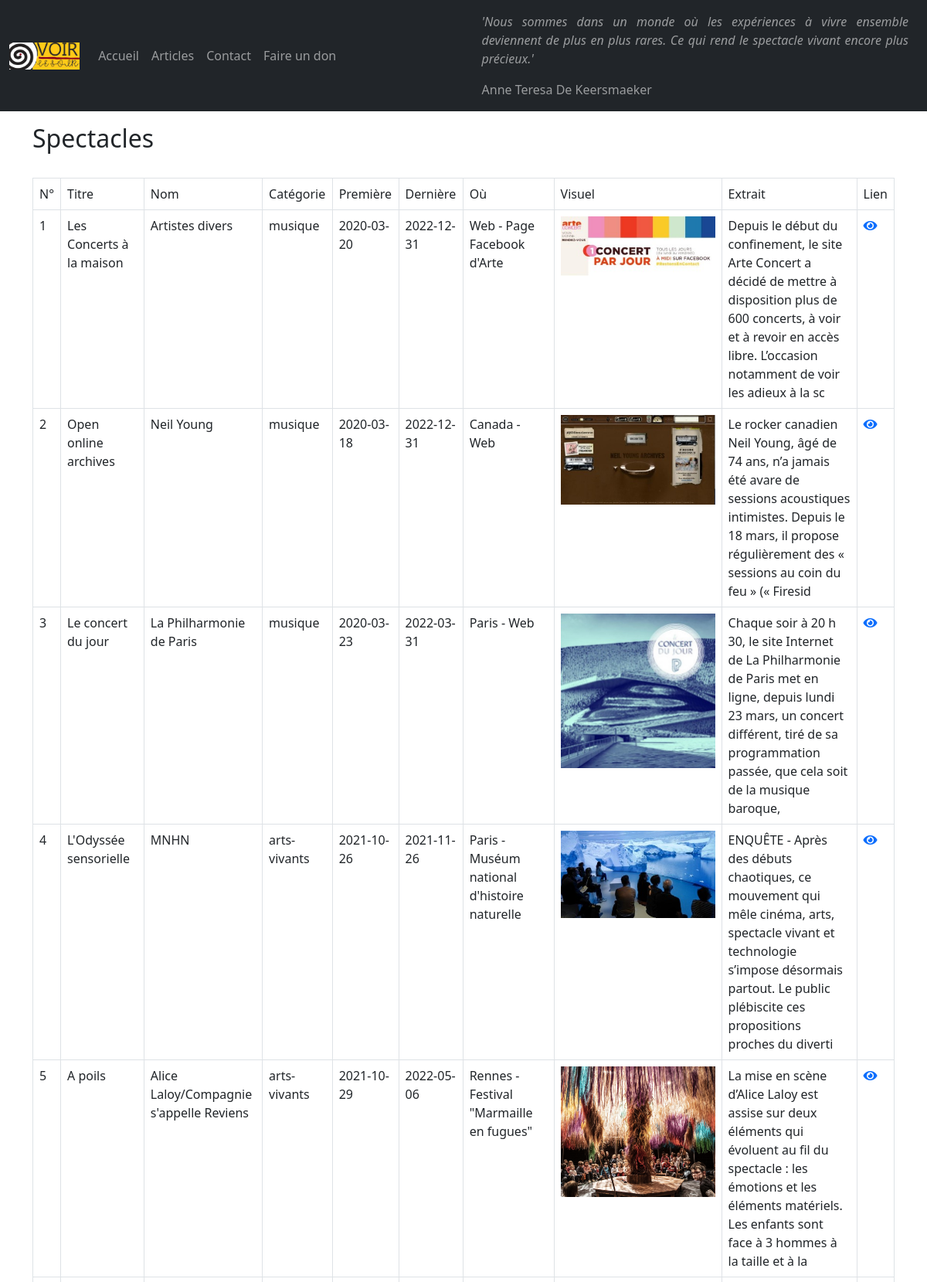
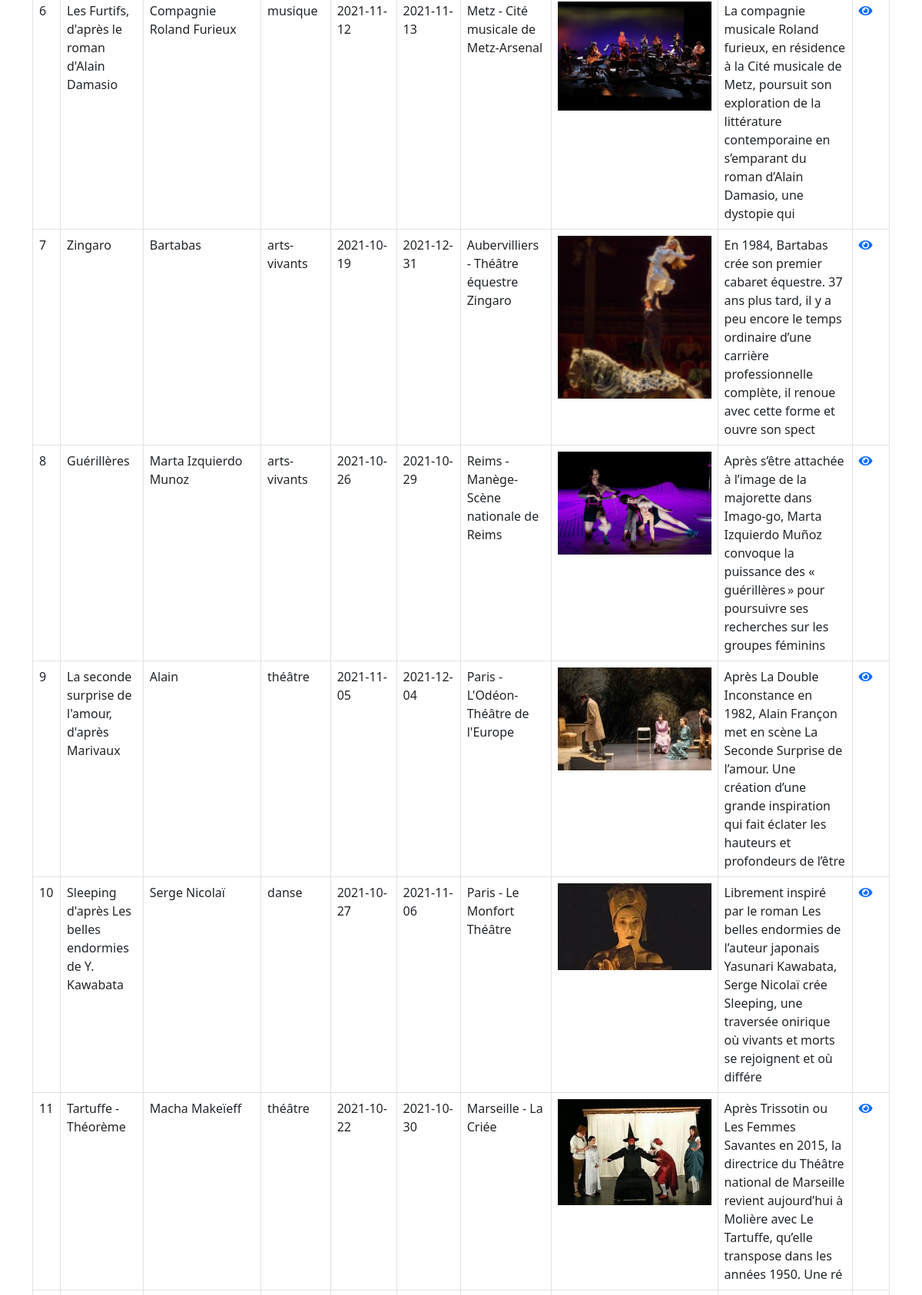
Page /index.php?page=spectacles (upper part) on the committed database (2 pictures, top to bottom).
### tables this page shows
CREATE TABLE IF NOT EXISTS `spectacles` (
  `id` int(11) NOT NULL AUTO_INCREMENT,
  `titre` varchar(200) NOT NULL,
  `nom` varchar(150) NOT NULL,
  `categorie` varchar(30) NOT NULL,
  `premiere` datetime NOT NULL,
  `derniere` datetime DEFAULT NULL,
  `ville` varchar(100) NOT NULL,
  `salle` varchar(100) NOT NULL,
  `visuel` varchar(150) NOT NULL,
  `alt` varchar(100) NOT NULL,
  `presentation` text NOT NULL,
  PRIMARY KEY (`id`)
);

### views/spectacles.php (the view)
<div class="container my-3">
    <h1>Spectacles</h1>
    <div class="row">
        <div class="col-12">
            <?php
                $req = $db->query('SELECT * FROM spectacles ORDER BY id DESC');
                $posts = $req->fetchAll();
            ?>
            <table class="table table-bordered">
                <thead>
                    <tr>
                        <th>N°</th>
                        <th>Titre</th>
                        <th>Nom</th>
                        <th>Catégorie</th>
                        <th>Première</th>
                        <th>Dernière</th>
                        <th>Où</th>
                        <th>Visuel</th>
                        <th>Extrait</th>
                        <th>Lien</th>
                    </tr>
                </thead>
                <tbody>
                    <?php
                        $i = 1;
                        foreach ($posts as $post) { ?>
                            <tr>
                                <td><?= $i ?></td>
                                <td><?= $post['titre'] ?></td>
                                <td><?= $post['nom'] ?></td>
                                <td><?= $post['categorie'] ?></td>
                                <td><?= date('Y-m-d', strtotime($post['premiere'])) ?></td>
                                <td><?= date('Y-m-d', strtotime($post['derniere'])) ?></td>
                                <td><?= $post['ville'] . ' - ' . $post['salle'] ?></td>
                                <td><img src="assets/img_spectacle/<?= $post['visuel'] ?>" alt="<?= $post['alt'] ?>"></td>
                                <td><?= substr($post['presentation'], 0, 200) ?></td>
                                <td><a href="index.php?page=spectacles&spectacle=<?= $post['id'] ?>"><i class="fas fa-eye"></i></a></td>
                            </tr>
                        <?php
                            $i++;
                        }
                    ?>
                </tbody>
            </table>
        </div>
    </div>
</div>

### assets/css/style.css (style rules this page uses)
* { margin: 0; padding: 0; list-style-type: none; text-decoration: none; }
* { font-weight: lighter; }
a { text-decoration: none; }
h1 { font-size: 2em; font-weight: 300; margin-bottom: 1em; }
table img { max-width: 200px; }

### rows in the picture
spectacles: titre "Les Concerts à la maison", nom "Artistes divers", categorie "musique", premiere "2020-03-20", derniere "2022-12-31", ville "Web", salle "Page Facebook d'Arte", visuel (picture), presentation "Depuis le début du confinement, le site Arte Concert a décidé de mettre à disposition plus de 600 concerts, à voir et à revoir en accès libre. L’occasion notamment de voir les adieux à la sc"
spectacles: titre "Open online archives", nom "Neil Young", categorie "musique", premiere "2020-03-18", derniere "2022-12-31", ville "Canada", salle "Web", visuel (picture), presentation "Le rocker canadien Neil Young, âgé de 74 ans, n’a jamais été avare de sessions acoustiques intimistes. Depuis le 18 mars, il propose régulièrement des « sessions au coin du feu » (« Firesid"
spectacles: titre "Le concert du jour", nom "La Philharmonie de Paris", categorie "musique", premiere "2020-03-23", derniere "2022-03-31", ville "Paris", salle "Web", visuel (picture), presentation "Chaque soir à 20 h 30, le site Internet de La Philharmonie de Paris met en ligne, depuis lundi 23 mars, un concert différent, tiré de sa programmation passée, que cela soit de la musique baroque,"
spectacles: titre "L'Odyssée sensorielle", nom "MNHN", categorie "arts-vivants", premiere "2021-10-26", derniere "2021-11-26", ville "Paris", salle "Muséum national d'histoire naturelle", visuel (picture), presentation "ENQUÊTE - Après des débuts chaotiques, ce mouvement qui mêle cinéma, arts, spectacle vivant et technologie s’impose désormais partout. Le public plébiscite ces propositions proches du diverti"
spectacles: titre "A poils", nom "Alice Laloy/Compagnie s'appelle Reviens", categorie "arts-vivants", premiere "2021-10-29", derniere "2022-05-06", ville "Rennes", salle "Festival \"Marmaille en fugues\"", visuel (picture), presentation "La mise en scène d’Alice Laloy est assise sur deux éléments qui évoluent au fil du spectacle : les émotions et les éléments matériels. Les enfants sont face à 3 hommes à la taille et à la"
spectacles: titre "Les Furtifs, d'après le roman d'Alain Damasio", nom "Compagnie Roland Furieux", categorie "musique", premiere "2021-11-12", derniere "2021-11-13", ville "Metz", salle "Cité musicale de Metz-Arsenal", visuel (picture), presentation "La compagnie musicale Roland furieux, en résidence à la Cité musicale de Metz, poursuit son exploration de la littérature contemporaine en s’emparant du roman d’Alain Damasio, une dystopie qui"
spectacles: titre "Zingaro", nom "Bartabas", categorie "arts-vivants", premiere "2021-10-19", derniere "2021-12-31", ville "Aubervilliers", salle "Théâtre équestre Zingaro", visuel (picture), presentation "En 1984, Bartabas crée son premier cabaret équestre. 37 ans plus tard, il y a peu encore le temps ordinaire d’une carrière professionnelle complète, il renoue avec cette forme et ouvre son spect"
spectacles: titre "Guérillères", nom "Marta Izquierdo Munoz", categorie "arts-vivants", premiere "2021-10-26", derniere "2021-10-29", ville "Reims", salle "Manège-Scène nationale de Reims", visuel (picture), presentation "Après s’être attachée à l’image de la majorette dans Imago-go, Marta Izquierdo Muñoz convoque la puissance des « guérillères » pour poursuivre ses recherches sur les groupes féminins"
spectacles: titre "La seconde surprise de l'amour, d'après Marivaux", nom "Alain", categorie "théâtre", premiere "2021-11-05", derniere "2021-12-04", ville "Paris", salle "L'Odéon-Théâtre de l'Europe", visuel (picture), presentation "Après La Double Inconstance en 1982, Alain Françon met en scène La Seconde Surprise de l’amour. Une création d’une grande inspiration qui fait éclater les hauteurs et profondeurs de l’être"
spectacles: titre "Sleeping d'après Les belles endormies de Y. Kawabata", nom "Serge Nicolaï", categorie "danse", premiere "2021-10-27", derniere "2021-11-06", ville "Paris", salle "Le Monfort Théâtre", visuel (picture), presentation "Librement inspiré par le roman Les belles endormies de l’auteur japonais Yasunari Kawabata, Serge Nicolaï crée Sleeping, une traversée onirique où vivants et morts se rejoignent et où différe"
spectacles: titre "Tartuffe - Théorème", nom "Macha Makeïeff", categorie "théâtre", premiere "2021-10-22", derniere "2021-10-30", ville "Marseille", salle "La Criée", visuel (picture), presentation "Après Trissotin ou Les Femmes Savantes en 2015, la directrice du Théâtre national de Marseille revient aujourd’hui à Molière avec Le Tartuffe, qu’elle transpose dans les années 1950. Une ré"
